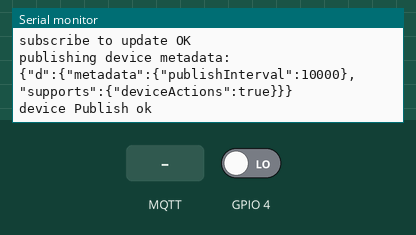
Bench run of a sketch on a simulated ESP8266 (NodeMCU). On the bench: the last lines printed to the serial monitor. The test bench sets the inputs (shaded band); at power-on: GPIO 4 LOW. WiFi joins after 1.5 s; servers stay silent unless stated; no MQTT or app messages arrive unless stated. At 7.3 s the program restarts the board; the recording ends there.

Above: at 2.7 s.
2.8 s: GPIO 4 driven HIGH
At 3.8 s:
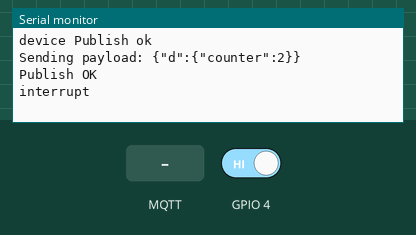
4.3 s: MQTT message "metadata" arrives on the first subscribed topic
At 4.9 s:
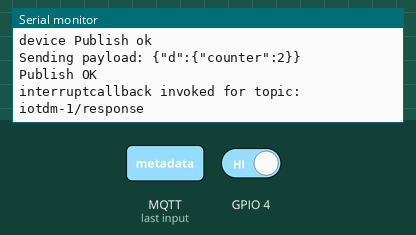
5.8 s: MQTT message "metadata" arrives on the third subscribed topic
At 7.0 s:
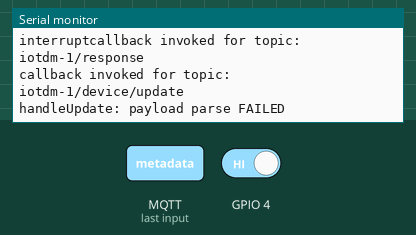

The sketch:

sketch_nov28b.ino
```cpp
// (licence header left out)
#include <ESP8266WiFi.h>
#include <PubSubClient.h> // https://github.com/knolleary/pubsubclient/releases/tag/v2.3
#include <ArduinoJson.h> // https://github.com/bblanchon/ArduinoJson/releases/tag/v5.0.7

//-------- Customise these values -----------
const char* ssid = "AndroidAP";
const char* password = "31415931";

#define ORG "3il3gi"
#define DEVICE_TYPE "ESP8266"
#define DEVICE_ID "Test1"
#define TOKEN "deadbeef"
//-------- Customise the above values --------

char server[] = ORG ".messaging.internetofthings.ibmcloud.com";
char authMethod[] = "use-token-auth";
char token[] = TOKEN;
char clientId[] = "d:" ORG ":" DEVICE_TYPE ":" DEVICE_ID;

const char publishTopic[] = "iot-2/evt/status/fmt/json";
const char responseTopic[] = "iotdm-1/response";
const char manageTopic[] = "iotdevice-1/mgmt/manage";
const char updateTopic[] = "iotdm-1/device/update";
const char rebootTopic[] = "iotdm-1/mgmt/initiate/device/reboot";
volatile int flag = 0;
WiFiClient wifiClient;
void callback(char* topic, byte* payload, unsigned int payloadLength);
PubSubClient client(server, 1883, callback, wifiClient);

int publishInterval = 10000; // 30 seconds
long lastPublishMillis;

void setup() {
   Serial.begin(115200); Serial.println();

   wifiConnect();
   mqttConnect();
   initManagedDevice();
   attachInterrupt(4, pin2Interrupt, CHANGE);
}

void loop() {


   if (flag ==1) {
      publishData();
      lastPublishMillis = millis();
      Serial.print("interrupt");
      flag =0;
   }

   if (!client.loop()) {
      mqttConnect();
   }
}

void wifiConnect() {
   Serial.print("Connecting to "); Serial.print(ssid);
   WiFi.begin(ssid, password);
   while (WiFi.status() != WL_CONNECTED) {
      delay(500);
      Serial.print(".");
   }
   Serial.print("nWiFi connected, IP address: "); Serial.println(WiFi.localIP());
}

void mqttConnect() {
   if (!!!client.connected()) {
      Serial.print("Reconnecting MQTT client to "); Serial.println(server);
      while (!!!client.connect(clientId, authMethod, token)) {
         Serial.print(".");
         delay(500);
      }
      Serial.println();
   }
}

void initManagedDevice() {
   if (client.subscribe("iotdm-1/response")) {
      Serial.println("subscribe to responses OK");
   } else {
      Serial.println("subscribe to responses FAILED");
   }

   if (client.subscribe(rebootTopic)) {
      Serial.println("subscribe to reboot OK");
   } else {
      Serial.println("subscribe to reboot FAILED");
   }

   if (client.subscribe("iotdm-1/device/update")) {
      Serial.println("subscribe to update OK");
   } else {
      Serial.println("subscribe to update FAILED");
   }

   StaticJsonBuffer<300> jsonBuffer;
   JsonObject& root = jsonBuffer.createObject();
   JsonObject& d = root.createNestedObject("d");
   JsonObject& metadata = d.createNestedObject("metadata");
   metadata["publishInterval"] = publishInterval;
   JsonObject& supports = d.createNestedObject("supports");
   supports["deviceActions"] = true;

   char buff[300];
   root.printTo(buff, sizeof(buff));
   Serial.println("publishing device metadata:"); Serial.println(buff);
   if (client.publish(manageTopic, buff)) {
      Serial.println("device Publish ok");
   } else {
      Serial.print("device Publish failed:");
   }
}

void publishData() {


   String payload = "{\"d\":{\"counter\":";
   payload += millis() / 1000;
   payload += "}}";

   Serial.print("Sending payload: "); Serial.println(payload);

   if (client.publish(publishTopic, (char*) payload.c_str())) {
      Serial.println("Publish OK");
   } else {
      Serial.println("Publish FAILED");
   }
}

void callback(char* topic, byte* payload, unsigned int payloadLength) {
   Serial.print("callback invoked for topic: "); Serial.println(topic);

   if (strcmp (responseTopic, topic) == 0) {
      return; // just print of response for now
   }

   if (strcmp (rebootTopic, topic) == 0) {
      Serial.println("Rebooting...");
      ESP.restart();
   }

   if (strcmp (updateTopic, topic) == 0) {
      handleUpdate(payload);
   }
}

 void pin2Interrupt()
{

  flag = 1;

}

void handleUpdate(byte* payload) {
   StaticJsonBuffer<300> jsonBuffer;
   JsonObject& root = jsonBuffer.parseObject((char*)payload);
   if (!root.success()) {
      Serial.println("handleUpdate: payload parse FAILED");
      return;
   }
   Serial.println("handleUpdate payload:"); root.prettyPrintTo(Serial); Serial.println();

   JsonObject& d = root["d"];
   JsonArray& fields = d["fields"];
   for(JsonArray::iterator it=fields.begin(); it!=fields.end(); ++it) {
      JsonObject& field = *it;
      const char* fieldName = field["field"];
      if (strcmp (fieldName, "metadata") == 0) {
         JsonObject& fieldValue = field["value"];
         if (fieldValue.containsKey("publishInterval")) {
            publishInterval = fieldValue["publishInterval"];
            Serial.print("publishInterval:"); Serial.println(publishInterval);
         }
      }
   }
}
```

Measured:
- after the input at 2.8 s, the serial monitor: prints a new line at once (image 1)
- after the input at 4.3 s, the serial monitor: prints a new line at once (image 2)
- after the input at 5.8 s, the serial monitor: prints a new line at once (image 3)
